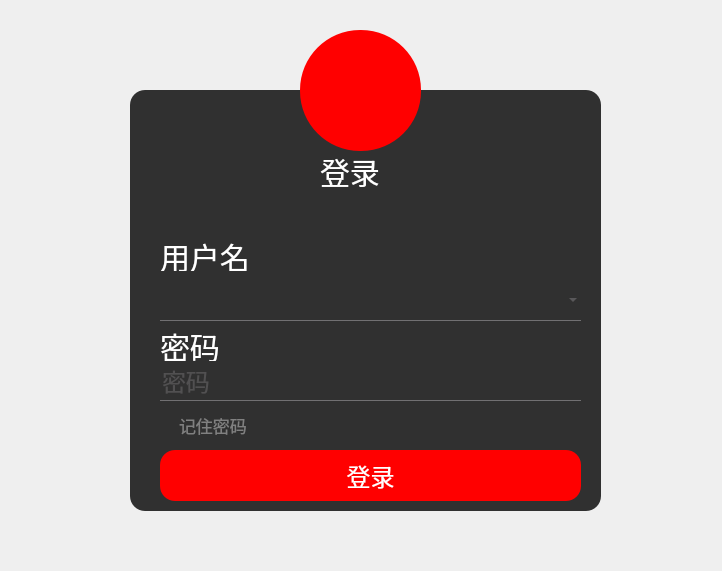
<?xml version="1.0" encoding="UTF-8"?>
<ui version="4.0">
 <class>LogWidget</class>
 <widget class="QWidget" name="LogWidget">
  <property name="windowModality">
   <enum>Qt::NonModal</enum>
  </property>
  <property name="geometry">
   <rect>
    <x>0</x>
    <y>0</y>
    <width>722</width>
    <height>571</height>
   </rect>
  </property>
  <property name="windowTitle">
   <string>Form</string>
  </property>
  <property name="layoutDirection">
   <enum>Qt::LeftToRight</enum>
  </property>
  <property name="styleSheet">
   <string notr="true">*
{
 font-size:24px;
 font-family:Century Gothic;
}
#LogWidget{
background:url(:/resource/resource_log/1.png)
}

QFrame
{
background:rgba(0,0,0,0.8);
border-radius:15px;
}
#btn_log
{
background:red;
color:white;
border-radius:15px;
}
#btn_log:hover{
color:#333;
border-radius:15px;
background:#49ebff;
}
QToolButton
{
background:red;
border-radius:60px;

}
QLineEdit{
background:transparent;
border:none;
color:#717072;
border-bottom:1px solid #717072;
}
QLabel
{
 color:#fff;
 background:transparent;
 font-size:30px;
 font-style:MingLiU-ExtB;
}
QCheckBox{
font-size:17px;
background:rgba(85,170,255,0);
color:grey;
font-style:MingLiU-ExtB;
}
QComboBox{
background:transparent;
border:none;
color:#717072;
border-bottom:1px solid #717072;
}
QComboBox QAbstractItemView
{
color:#717072;
border: 1px solid white;
}
QMessageBox
{
background-color:white;
}
QMessageBox QPushButton
{
background-color:rgb(197, 199, 200);

}
QMessageBox QLabel
{
color:black;
}</string>
  </property>
  <widget class="QFrame" name="frame">
   <property name="geometry">
    <rect>
     <x>130</x>
     <y>90</y>
     <width>471</width>
     <height>421</height>
    </rect>
   </property>
   <property name="frameShape">
    <enum>QFrame::StyledPanel</enum>
   </property>
   <property name="frameShadow">
    <enum>QFrame::Raised</enum>
   </property>
   <widget class="QPushButton" name="btn_log">
    <property name="geometry">
     <rect>
      <x>30</x>
      <y>360</y>
      <width>421</width>
      <height>51</height>
     </rect>
    </property>
    <property name="text">
     <string>登录</string>
    </property>
   </widget>
   <widget class="QLineEdit" name="edit_pw">
    <property name="geometry">
     <rect>
      <x>30</x>
      <y>270</y>
      <width>421</width>
      <height>41</height>
     </rect>
    </property>
    <property name="text">
     <string/>
    </property>
    <property name="echoMode">
     <enum>QLineEdit::Password</enum>
    </property>
    <property name="placeholderText">
     <string>密码</string>
    </property>
   </widget>
   <widget class="QLabel" name="label_title">
    <property name="geometry">
     <rect>
      <x>190</x>
      <y>60</y>
      <width>81</width>
      <height>41</height>
     </rect>
    </property>
    <property name="text">
     <string>登录</string>
    </property>
   </widget>
   <widget class="QCheckBox" name="check_pw">
    <property name="geometry">
     <rect>
      <x>30</x>
      <y>320</y>
      <width>201</width>
      <height>31</height>
     </rect>
    </property>
    <property name="text">
     <string>记住密码</string>
    </property>
    <property name="tristate">
     <bool>false</bool>
    </property>
   </widget>
   <widget class="QLabel" name="label">
    <property name="geometry">
     <rect>
      <x>30</x>
      <y>150</y>
      <width>191</width>
      <height>31</height>
     </rect>
    </property>
    <property name="text">
     <string>用户名</string>
    </property>
   </widget>
   <widget class="QLabel" name="label_2">
    <property name="geometry">
     <rect>
      <x>30</x>
      <y>240</y>
      <width>151</width>
      <height>31</height>
     </rect>
    </property>
    <property name="text">
     <string>密码</string>
    </property>
   </widget>
   <widget class="QComboBox" name="comboBox">
    <property name="geometry">
     <rect>
      <x>30</x>
      <y>190</y>
      <width>421</width>
      <height>41</height>
     </rect>
    </property>
   </widget>
  </widget>
  <widget class="QToolButton" name="toolButton">
   <property name="geometry">
    <rect>
     <x>300</x>
     <y>30</y>
     <width>121</width>
     <height>121</height>
    </rect>
   </property>
   <property name="layoutDirection">
    <enum>Qt::LeftToRight</enum>
   </property>
   <property name="text">
    <string/>
   </property>
   <property name="icon">
    <iconset resource="images.qrc">
     <normaloff>:/resource/resource_log/2.png</normaloff>:/resource/resource_log/2.png</iconset>
   </property>
   <property name="iconSize">
    <size>
     <width>50</width>
     <height>50</height>
    </size>
   </property>
   <property name="popupMode">
    <enum>QToolButton::DelayedPopup</enum>
   </property>
   <property name="toolButtonStyle">
    <enum>Qt::ToolButtonIconOnly</enum>
   </property>
   <property name="arrowType">
    <enum>Qt::NoArrow</enum>
   </property>
  </widget>
 </widget>
 <tabstops>
  <tabstop>edit_pw</tabstop>
  <tabstop>check_pw</tabstop>
  <tabstop>btn_log</tabstop>
  <tabstop>toolButton</tabstop>
 </tabstops>
 <resources>
  <include location="images.qrc"/>
 </resources>
 <connections/>
</ui>
